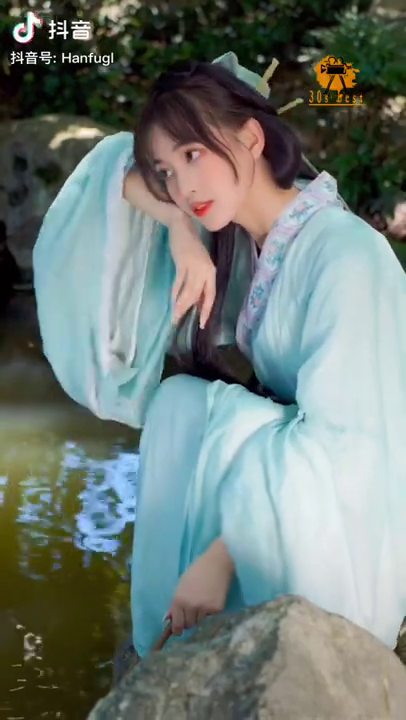
#> input picture frame 26 of Facial Detection/Video 30s triệu view __ #shorts #tiktok.mp4, 406 x 720 px
$ jupyter execute --allow-errors 19520197.ipynb
#> lines starting #> are read from the running program, lines starting #| are printed output that depends on the picture; after the words box and inside, x2 and y2 are one past the last pixel; in counts of white or black regions, pixels touching at a corner belong together
[cell 1]
import cv2
import os
import matplotlib.pyplot as plt

[cell 2]
# Load the cascade
face_cascade = cv2.CascadeClassifier('haarcascade_frontalface_default.xml')

#> (a cell that did not finish here is left out)

[cell 4]
cap = cv2.VideoCapture('Video 30s triệu view __ #shorts #tiktok.mp4')

[cell 5]
img_ = 0
while True:
    # Read the frame
    _, img = cap.read()
#> img is the input picture: shape (720, 406, 3); mean B, G, R 119.4, 124.7, 113.5
    # Convert to grayscale
    gray = cv2.cvtColor(img, cv2.COLOR_BGR2GRAY)
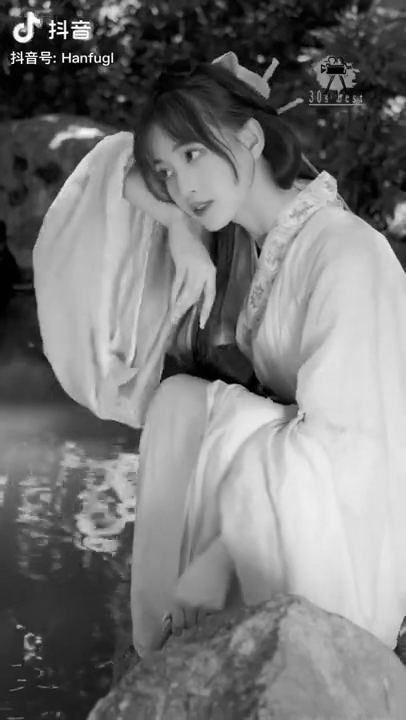
#> gray: shape (720, 406); min 0, max 255, mean 120.7
    # Detect the faces
    faces = face_cascade.detectMultiScale(gray, 1.1, 4)
#> faces = ()
    # Draw the rectangle around each face
    for (x, y, w, h) in faces:
        cv2.rectangle(img, (x, y), (x+w, y+h), (255, 0, 0), 2)
#> this loop made 0 passes
    # Display
    img_ = img
    cv2.imshow('img', img)

    # Stop if escape key is pressed
    k = cv2.waitKey(30) & 0xff
#> (key Esc is pressed here)
    if k==27:
        break
# Release the VideoCapture object
cap.release()


$ run again, starting later in the video
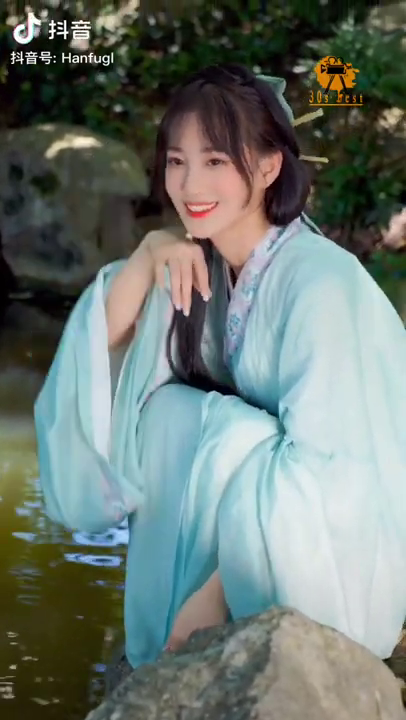
#> input picture frame 119 of Facial Detection/Video 30s triệu view __ #shorts #tiktok.mp4, 406 x 720 px
#> img is the input picture: shape (720, 406, 3); mean B, G, R 113.5, 119.7, 109.1
#> `gray = cv2.cvtColor(img, cv2.COLOR_BGR2GRAY)`:
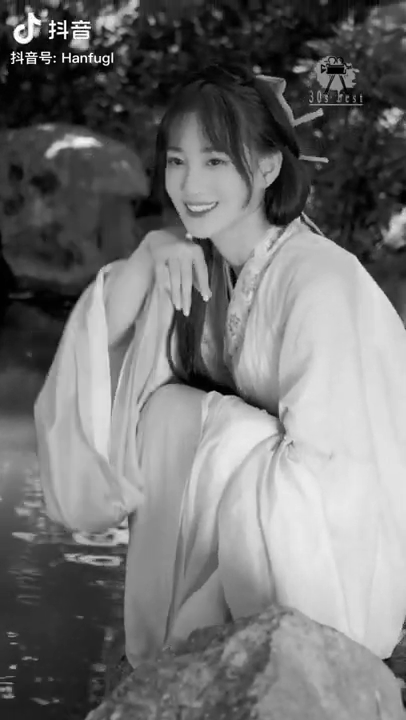
#> gray: shape (720, 406); min 0, max 255, mean 115.8
#> faces = [[148, 130, 94, 94]]
#> the loop `for (x, y, w, h) in faces:` made 1 pass
#> after the loop `for (x, y, w, h) in faces:`:
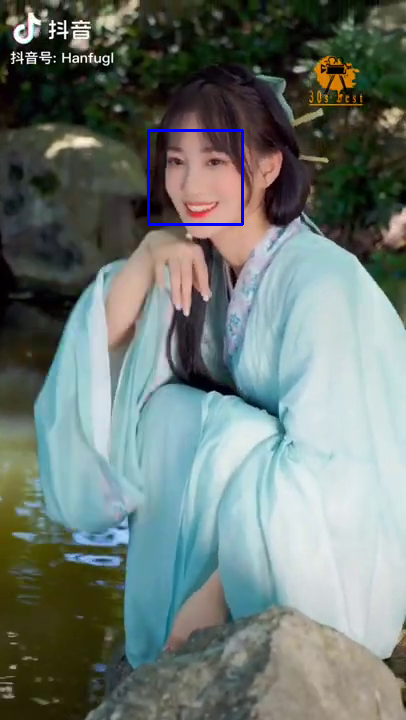
#> img: shape (720, 406, 3); 0.38% of pixels changed, all inside (x1, y1, x2, y2) = (147, 129, 244, 226)

$ run again, starting later in the video
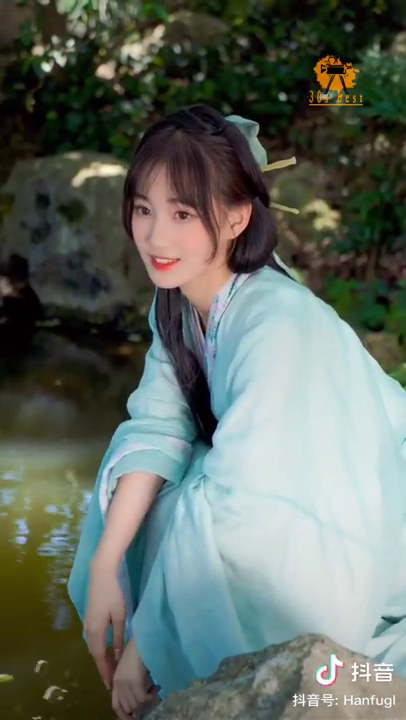
#> input picture frame 212 of Facial Detection/Video 30s triệu view __ #shorts #tiktok.mp4, 406 x 720 px
#> img is the input picture: shape (720, 406, 3); mean B, G, R 98.4, 106.8, 98.3
#> `gray = cv2.cvtColor(img, cv2.COLOR_BGR2GRAY)`:
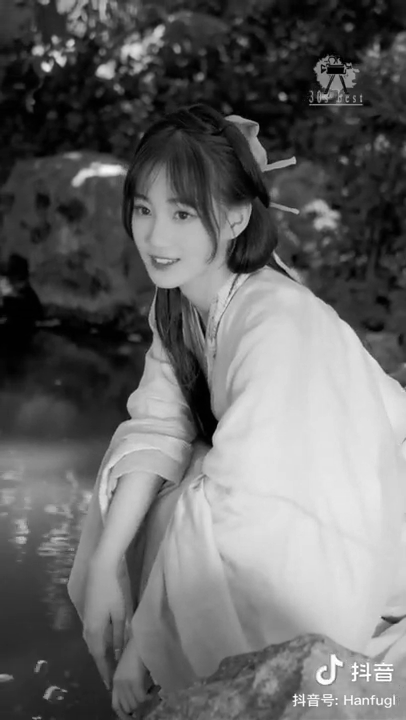
#> gray: shape (720, 406); min 0, max 255, mean 103.3
#> faces = [[117, 186, 88, 88], [116, 401, 81, 81]]
#> the loop `for (x, y, w, h) in faces:` made 2 passes
#> after the loop `for (x, y, w, h) in faces:`:
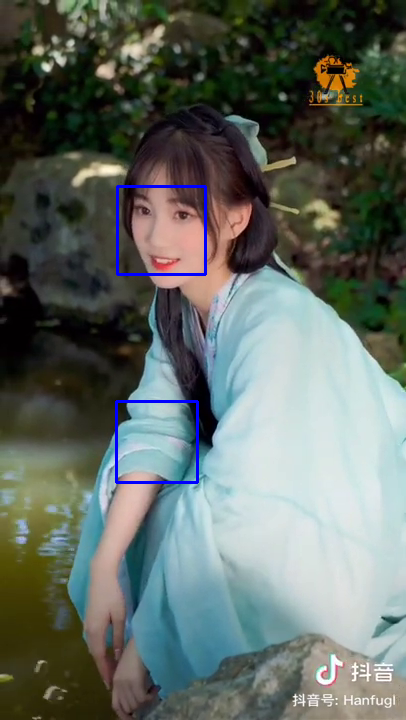
#> img: shape (720, 406, 3); 0.69% of pixels changed, all inside (x1, y1, x2, y2) = (115, 185, 207, 484)
